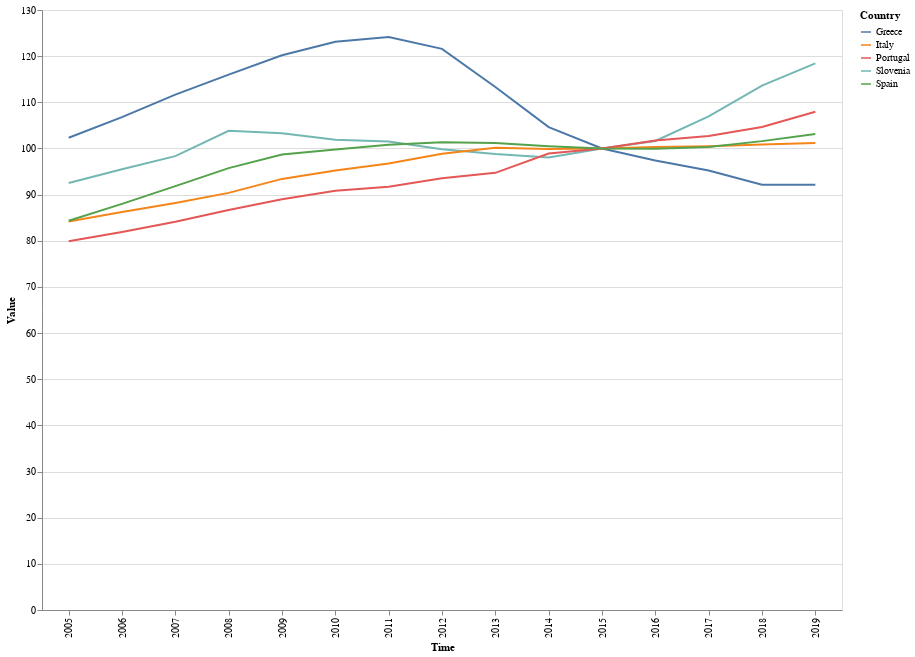

Write notebook code for a chart like this one.
### Markdown cell above
##### Visualization of the independent variable "Rent Prices" per country

### Code cell
# Visualization of the independent variable "Rent Prices" per country
input_dropdown = alt.binding_select(options=['Greece','Italy','Portugal','Slovenia','Spain'])
selection = alt.selection_single(fields=['Country'], bind=input_dropdown, name='Country of ')
color = alt.condition(selection,
                    alt.Color('Origin:N', legend=None),
                    alt.value('lightgray'))

alt.Chart(housing_rent_prices).mark_line().encode(
    x='Time',
    y='Value',
    color='Country:N',
    tooltip='Country:N'
).add_selection(
    selection
).transform_filter(
    selection
).properties(
    width=800,
    height=600
)

### Figure 1 — Vega-Lite specification as saved in the notebook (floating-point values rounded to 4 significant figures)
{"config": {"view": {"continuousWidth": 400, "continuousHeight": 300}}, "data": {"name": "data-1129e331a2fb99737141a9016f17005c"}, "mark": "line", "encoding": {"color": {"type": "nominal", "field": "Country"}, "tooltip": {"type": "nominal", "field": "Country"}, "x": {"type": "nominal", "field": "Time"}, "y": {"type": "quantitative", "field": "Value"}}, "height": 600, "selection": {"Country of ": {"type": "single", "fields": ["Country"], "bind": {"input": "select", "options": ["Greece", "Italy", "Portugal", "Slovenia", "Spain"]}}}, "transform": [{"filter": {"selection": "Country of "}}], "width": 800, "$schema": "https://vega.github.io/schema/vega-lite/v4.8.1.json", "datasets": {"data-1129e331a2fb99737141a9016f17005c": [{"Country": "Greece", "IND": "RPI", "Indicator": "Rent prices, s.a.", "Time": "2005", "Value": 102.3}, {"Country": "Greece", "IND": "RPI", "Indicator": "Rent prices, s.a.", "Time": "2006", "Value": 106.8}, {"Country": "Greece", "IND": "RPI", "Indicator": "Rent prices, s.a.", "Time": "2007", "Value": 111.7}, {"Country": "Greece", "IND": "RPI", "Indicator": "Rent prices, s.a.", "Time": "2008", "Value": 116.0}, {"Country": "Greece", "IND": "RPI", "Indicator": "Rent prices, s.a.", "Time": "2009", "Value": 120.2}, {"Country": "Greece", "IND": "RPI", "Indicator": "Rent prices, s.a.", "Time": "2010", "Value": 123.1}, {"Country": "Greece", "IND": "RPI", "Indicator": "Rent prices, s.a.", "Time": "2011", "Value": 124.2}, {"Country": "Greece", "IND": "RPI", "Indicator": "Rent prices, s.a.", "Time": "2012", "Value": 121.6}, {"Country": "Greece", "IND": "RPI", "Indicator": "Rent prices, s.a.", "Time": "2013", "Value": 113.3}, {"Country": "Greece", "IND": "RPI", "Indicator": "Rent prices, s.a.", "Time": "2014", "Value": 104.6}, {"Country": "Greece", "IND": "RPI", "Indicator": "Rent prices, s.a.", "Time": "2015", "Value": 100.0}, {"Country": "Greece", "IND": "RPI", "Indicator": "Rent prices, s.a.", "Time": "2016", "Value": 97.39}, {"Country": "Greece", "IND": "RPI", "Indicator": "Rent prices, s.a.", "Time": "2017", "Value": 95.22}, {"Country": "Greece", "IND": "RPI", "Indicator": "Rent prices, s.a.", "Time": "2018", "Value": 92.16}, {"Country": "Greece", "IND": "RPI", "Indicator": "Rent prices, s.a.", "Time": "2019", "Value": 92.16}, {"Country": "Slovenia", "IND": "RPI", "Indicator": "Rent prices, s.a.", "Time": "2005", "Value": 92.51}, {"Country": "Slovenia", "IND": "RPI", "Indicator": "Rent prices, s.a.", "Time": "2006", "Value": 95.5}, {"Country": "Slovenia", "IND": "RPI", "Indicator": "Rent prices, s.a.", "Time": "2007", "Value": 98.34}, {"Country": "Slovenia", "IND": "RPI", "Indicator": "Rent prices, s.a.", "Time": "2008", "Value": 103.8}, {"Country": "Slovenia", "IND": "RPI", "Indicator": "Rent prices, s.a.", "Time": "2009", "Value": 103.3}, {"Country": "Slovenia", "IND": "RPI", "Indicator": "Rent prices, s.a.", "Time": "2010", "Value": 101.9}, {"Country": "Slovenia", "IND": "RPI", "Indicator": "Rent prices, s.a.", "Time": "2011", "Value": 101.5}, {"Country": "Slovenia", "IND": "RPI", "Indicator": "Rent prices, s.a.", "Time": "2012", "Value": 99.83}, {"Country": "Slovenia", "IND": "RPI", "Indicator": "Rent prices, s.a.", "Time": "2013", "Value": 98.78}, {"Country": "Slovenia", "IND": "RPI", "Indicator": "Rent prices, s.a.", "Time": "2014", "Value": 98.05}, {"Country": "Slovenia", "IND": "RPI", "Indicator": "Rent prices, s.a.", "Time": "2015", "Value": 100.0}, {"Country": "Slovenia", "IND": "RPI", "Indicator": "Rent prices, s.a.", "Time": "2016", "Value": 101.6}, {"Country": "Slovenia", "IND": "RPI", "Indicator": "Rent prices, s.a.", "Time": "2017", "Value": 107.0}, {"Country": "Slovenia", "IND": "RPI", "Indicator": "Rent prices, s.a.", "Time": "2018", "Value": 113.6}, {"Country": "Slovenia", "IND": "RPI", "Indicator": "Rent prices, s.a.", "Time": "2019", "Value": 118.4}, {"Country": "Italy", "IND": "RPI", "Indicator": "Rent prices, s.a.", "Time": "2005", "Value": 84.17}, {"Country": "Italy", "IND": "RPI", "Indicator": "Rent prices, s.a.", "Time": "2006", "Value": 86.26}, {"Country": "Italy", "IND": "RPI", "Indicator": "Rent prices, s.a.", "Time": "2007", "Value": 88.21}, {"Country": "Italy", "IND": "RPI", "Indicator": "Rent prices, s.a.", "Time": "2008", "Value": 90.37}, {"Country": "Italy", "IND": "RPI", "Indicator": "Rent prices, s.a.", "Time": "2009", "Value": 93.41}, {"Country": "Italy", "IND": "RPI", "Indicator": "Rent prices, s.a.", "Time": "2010", "Value": 95.23}, {"Country": "Italy", "IND": "RPI", "Indicator": "Rent prices, s.a.", "Time": "2011", "Value": 96.76}, {"Country": "Italy", "IND": "RPI", "Indicator": "Rent prices, s.a.", "Time": "2012", "Value": 98.87}, {"Country": "Italy", "IND": "RPI", "Indicator": "Rent prices, s.a.", "Time": "2013", "Value": 100.2}, {"Country": "Italy", "IND": "RPI", "Indicator": "Rent prices, s.a.", "Time": "2014", "Value": 99.87}, {"Country": "Italy", "IND": "RPI", "Indicator": "Rent prices, s.a.", "Time": "2015", "Value": 100.0}, {"Country": "Italy", "IND": "RPI", "Indicator": "Rent prices, s.a.", "Time": "2016", "Value": 100.3}, {"Country": "Italy", "IND": "RPI", "Indicator": "Rent prices, s.a.", "Time": "2017", "Value": 100.5}, {"Country": "Italy", "IND": "RPI", "Indicator": "Rent prices, s.a.", "Time": "2018", "Value": 100.9}, {"Country": "Italy", "IND": "RPI", "Indicator": "Rent prices, s.a.", "Time": "2019", "Value": 101.2}, {"Country": "Portugal", "IND": "RPI", "Indicator": "Rent prices, s.a.", "Time": "2005", "Value": 79.89}, {"Country": "Portugal", "IND": "RPI", "Indicator": "Rent prices, s.a.", "Time": "2006", "Value": 81.92}, {"Country": "Portugal", "IND": "RPI", "Indicator": "Rent prices, s.a.", "Time": "2007", "Value": 84.12}, {"Country": "Portugal", "IND": "RPI", "Indicator": "Rent prices, s.a.", "Time": "2008", "Value": 86.67}, {"Country": "Portugal", "IND": "RPI", "Indicator": "Rent prices, s.a.", "Time": "2009", "Value": 89.0}, {"Country": "Portugal", "IND": "RPI", "Indicator": "Rent prices, s.a.", "Time": "2010", "Value": 90.86}, {"Country": "Portugal", "IND": "RPI", "Indicator": "Rent prices, s.a.", "Time": "2011", "Value": 91.71}, {"Country": "Portugal", "IND": "RPI", "Indicator": "Rent prices, s.a.", "Time": "2012", "Value": 93.55}, {"Country": "Portugal", "IND": "RPI", "Indicator": "Rent prices, s.a.", "Time": "2013", "Value": 94.72}, {"Country": "Portugal", "IND": "RPI", "Indicator": "Rent prices, s.a.", "Time": "2014", "Value": 98.91}, {"Country": "Portugal", "IND": "RPI", "Indicator": "Rent prices, s.a.", "Time": "2015", "Value": 100.0}, {"Country": "Portugal", "IND": "RPI", "Indicator": "Rent prices, s.a.", "Time": "2016", "Value": 101.7}, {"Country": "Portugal", "IND": "RPI", "Indicator": "Rent prices, s.a.", "Time": "2017", "Value": 102.7}, {"Country": "Portugal", "IND": "RPI", "Indicator": "Rent prices, s.a.", "Time": "2018", "Value": 104.7}, {"Country": "Portugal", "IND": "RPI", "Indicator": "Rent prices, s.a.", "Time": "2019", "Value": 108.0}, {"Country": "Spain", "IND": "RPI", "Indicator": "Rent prices, s.a.", "Time": "2005", "Value": 84.32}, {"Country": "Spain", "IND": "RPI", "Indicator": "Rent prices, s.a.", "Time": "2006", "Value": 88.0}, {"Country": "Spain", "IND": "RPI", "Indicator": "Rent prices, s.a.", "Time": "2007", "Value": 91.84}, {"Country": "Spain", "IND": "RPI", "Indicator": "Rent prices, s.a.", "Time": "2008", "Value": 95.74}, {"Country": "Spain", "IND": "RPI", "Indicator": "Rent prices, s.a.", "Time": "2009", "Value": 98.68}, {"Country": "Spain", "IND": "RPI", "Indicator": "Rent prices, s.a.", "Time": "2010", "Value": 99.78}, {"Country": "Spain", "IND": "RPI", "Indicator": "Rent prices, s.a.", "Time": "2011", "Value": 100.8}, {"Country": "Spain", "IND": "RPI", "Indicator": "Rent prices, s.a.", "Time": "2012", "Value": 101.4}, {"Country": "Spain", "IND": "RPI", "Indicator": "Rent prices, s.a.", "Time": "2013", "Value": 101.2}, {"Country": "Spain", "IND": "RPI", "Indicator": "Rent prices, s.a.", "Time": "2014", "Value": 100.5}, {"Country": "Spain", "IND": "RPI", "Indicator": "Rent prices, s.a.", "Time": "2015", "Value": 100.0}, {"Country": "Spain", "IND": "RPI", "Indicator": "Rent prices, s.a.", "Time": "2016", "Value": 99.91}, {"Country": "Spain", "IND": "RPI", "Indicator": "Rent prices, s.a.", "Time": "2017", "Value": 100.3}, {"Country": "Spain", "IND": "RPI", "Indicator": "Rent prices, s.a.", "Time": "2018", "Value": 101.6}, {"Country": "Spain", "IND": "RPI", "Indicator": "Rent prices, s.a.", "Time": "2019", "Value": 103.2}]}}
